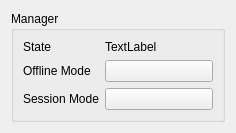
<?xml version="1.0" encoding="UTF-8"?>
<ui version="4.0">
 <class>Manager</class>
 <widget class="QWidget" name="Manager">
  <property name="geometry">
   <rect>
    <x>0</x>
    <y>0</y>
    <width>236</width>
    <height>118</height>
   </rect>
  </property>
  <property name="windowTitle">
   <string>Form</string>
  </property>
  <layout class="QHBoxLayout" name="horizontalLayout">
   <item>
    <widget class="QGroupBox" name="groupBox">
     <property name="title">
      <string>Manager</string>
     </property>
     <layout class="QHBoxLayout" name="horizontalLayout_2">
      <item>
       <layout class="QGridLayout" name="gridLayout">
        <item row="1" column="0">
         <widget class="QLabel" name="label">
          <property name="text">
           <string>Offline Mode</string>
          </property>
         </widget>
        </item>
        <item row="2" column="1">
         <widget class="QPushButton" name="pb_SessionMode">
          <property name="text">
           <string/>
          </property>
         </widget>
        </item>
        <item row="0" column="0">
         <widget class="QLabel" name="label_2">
          <property name="text">
           <string>State</string>
          </property>
         </widget>
        </item>
        <item row="1" column="1">
         <widget class="QPushButton" name="pb_OfflineMode">
          <property name="text">
           <string/>
          </property>
         </widget>
        </item>
        <item row="2" column="0">
         <widget class="QLabel" name="label_3">
          <property name="text">
           <string>Session Mode</string>
          </property>
         </widget>
        </item>
        <item row="0" column="1">
         <widget class="QLabel" name="la_State">
          <property name="sizePolicy">
           <sizepolicy hsizetype="MinimumExpanding" vsizetype="Preferred">
            <horstretch>0</horstretch>
            <verstretch>0</verstretch>
           </sizepolicy>
          </property>
          <property name="text">
           <string>TextLabel</string>
          </property>
         </widget>
        </item>
       </layout>
      </item>
     </layout>
    </widget>
   </item>
  </layout>
 </widget>
 <resources/>
 <connections/>
</ui>
